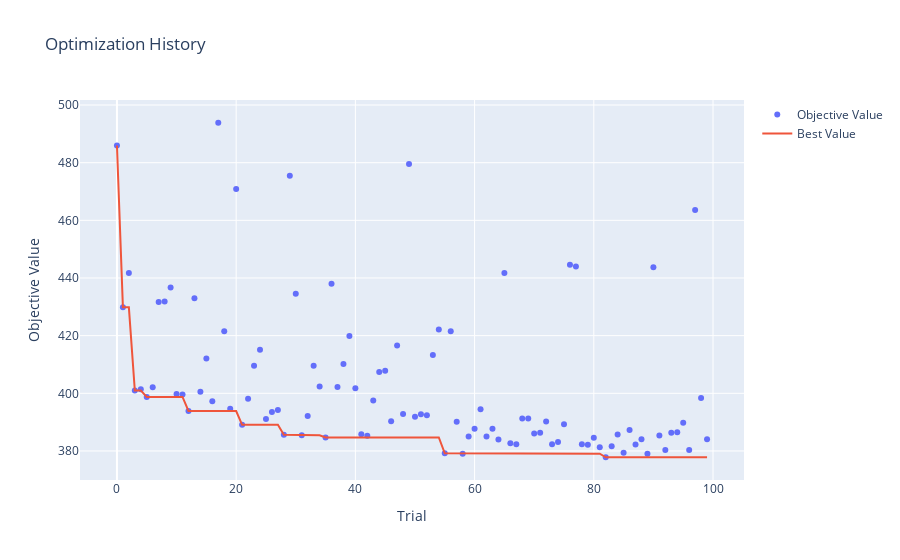
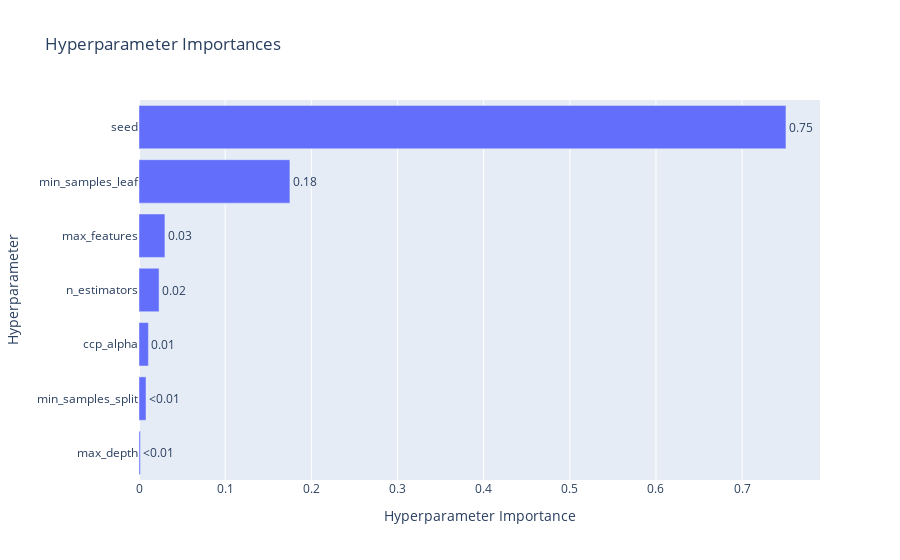
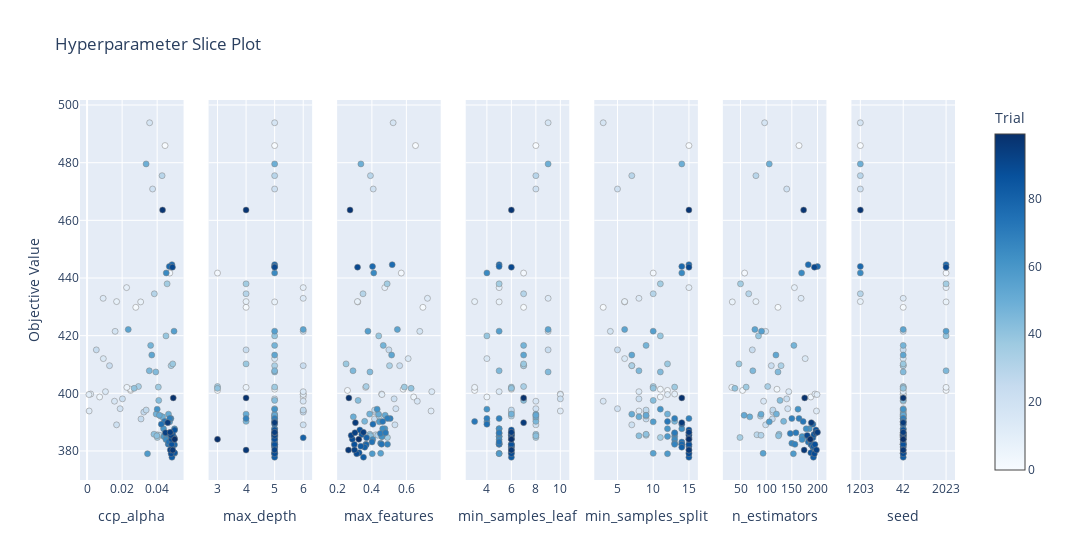

Notebook code for these charts, in order:
### Code cell
import optuna.visualization as vis

# 可视化优化历史：展示每个 trial 的目标函数值
fig_history = vis.plot_optimization_history(study)
fig_history.update_layout(title="Optimization History")
fig_history.show()

# 可视化各超参数的重要性排序
fig_importances = vis.plot_param_importances(study)
fig_importances.update_layout(title="Hyperparameter Importances")
fig_importances.show()

# 可视化切片图，展示各超参数与目标函数值的关系
fig_slice = vis.plot_slice(study)
fig_slice.update_layout(title="Hyperparameter Slice Plot")
fig_slice.show()

# 可选：绘制每个试验中中间值变化情况（如果在目标函数中使用了 trial.report() 记录了中间值）
fig_intermediate = vis.plot_intermediate_values(study)
fig_intermediate.update_layout(title="Intermediate Values")
fig_intermediate.show()
